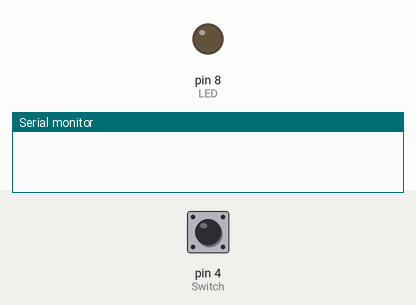
Recording of a sketch running on a simulated Arduino Uno, built with avr-gcc and run on an emulated ATmega328P. On the bench: output pins drawn as LEDs (lit = HIGH), the last lines printed to the serial monitor. The inputs (shaded band) are chosen by the test bench; at power-on: pin 4 (Switch) HIGH.

Above: at 1.2 s.
1.3 s: pin 4 (Switch) pulled LOW for 3.2 s
At 4.6 s:
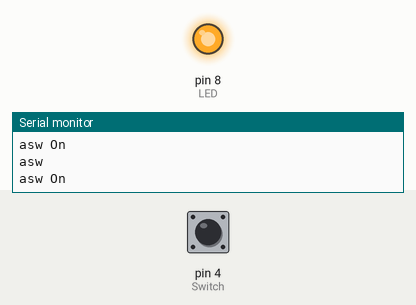
6.0 s: pin 4 (Switch) pulled LOW for 0.15 s
At 7.2 s:
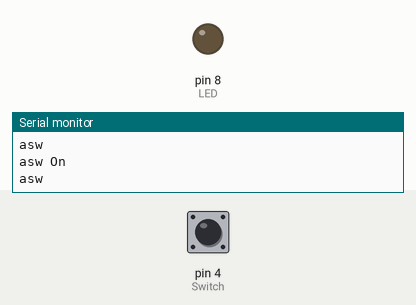
7.6 s: pin 4 (Switch) pulled LOW for 1 s
At 9.0 s:
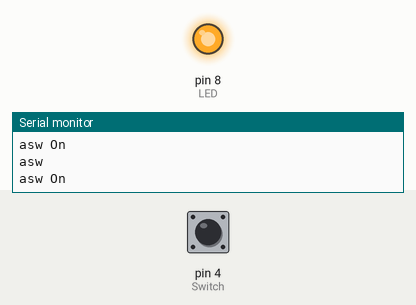
Timing chart, 0 to 10.6 s (numbered marks = the images above; inputs shaded):
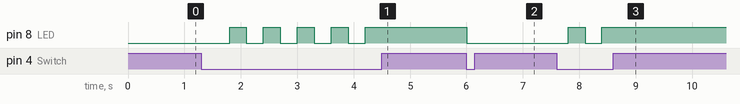

The sketch:

LED_PushButtonOnOff.ino
```cpp
int LED = 8;
int Switch = 4;
int isOn = 0;
void setup() {
  // put your setup code here, to run once:

  pinMode(LED,OUTPUT);
  pinMode(Switch,INPUT);
  digitalWrite(LED,LOW);
  digitalWrite(Switch,HIGH);
  Serial.begin(9600);
}

void loop() {
  // put your main code here, to run repeatedly:

   if(digitalRead(Switch) == 0 && isOn == 1){
      Serial.println("asw On");
      digitalWrite(LED,HIGH);
      isOn = 0;
    }
   else if(digitalRead(Switch) == 0 && isOn == 0){
      digitalWrite(LED,LOW);
      Serial.println("asw");
      isOn = 1;
    }

    delay(300);
}
```

Measured:
- after the input at 1.3 s, pin 8 (LED): alternates HIGH for 0.30 s and LOW for 0.30 s, 9 changes in all, then stays HIGH, starting after 0.50 s
- after the input at 6.0 s, pin 8 (LED): HIGH → LOW at once
- after the input at 7.6 s, pin 8 (LED): LOW → HIGH after 0.20 s, → LOW 0.30 s later, → HIGH 0.30 s later
